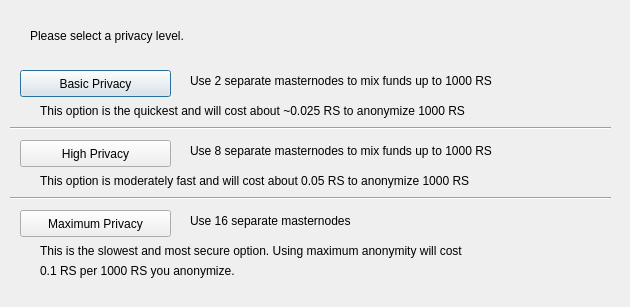
<?xml version="1.0" encoding="UTF-8"?>
<ui version="4.0">
 <class>DarksendConfig</class>
 <widget class="QDialog" name="DarksendConfig">
  <property name="geometry">
   <rect>
    <x>0</x>
    <y>0</y>
    <width>630</width>
    <height>307</height>
   </rect>
  </property>
  <property name="windowTitle">
   <string>Configure PrivateSend</string>
  </property>
  <widget class="QPushButton" name="buttonBasic">
   <property name="geometry">
    <rect>
     <x>20</x>
     <y>70</y>
     <width>151</width>
     <height>27</height>
    </rect>
   </property>
   <property name="text">
    <string>Basic Privacy</string>
   </property>
  </widget>
  <widget class="QPushButton" name="buttonHigh">
   <property name="geometry">
    <rect>
     <x>20</x>
     <y>140</y>
     <width>151</width>
     <height>27</height>
    </rect>
   </property>
   <property name="text">
    <string>High Privacy</string>
   </property>
  </widget>
  <widget class="QPushButton" name="buttonMax">
   <property name="geometry">
    <rect>
     <x>20</x>
     <y>210</y>
     <width>151</width>
     <height>27</height>
    </rect>
   </property>
   <property name="text">
    <string>Maximum Privacy</string>
   </property>
  </widget>
  <widget class="QLabel" name="label">
   <property name="geometry">
    <rect>
     <x>30</x>
     <y>20</y>
     <width>571</width>
     <height>31</height>
    </rect>
   </property>
   <property name="text">
    <string>Please select a privacy level.</string>
   </property>
  </widget>
  <widget class="QLabel" name="label_2">
   <property name="geometry">
    <rect>
     <x>190</x>
     <y>70</y>
     <width>421</width>
     <height>21</height>
    </rect>
   </property>
   <property name="text">
    <string>Use 2 separate masternodes to mix funds up to 1000 RS</string>
   </property>
  </widget>
  <widget class="QLabel" name="label_3">
   <property name="geometry">
    <rect>
     <x>190</x>
     <y>140</y>
     <width>411</width>
     <height>21</height>
    </rect>
   </property>
   <property name="text">
    <string>Use 8 separate masternodes to mix funds up to 1000 RS</string>
   </property>
  </widget>
  <widget class="QLabel" name="label_4">
   <property name="geometry">
    <rect>
     <x>190</x>
     <y>210</y>
     <width>421</width>
     <height>21</height>
    </rect>
   </property>
   <property name="text">
    <string>Use 16 separate masternodes</string>
   </property>
  </widget>
  <widget class="QLabel" name="label_6">
   <property name="geometry">
    <rect>
     <x>40</x>
     <y>100</y>
     <width>561</width>
     <height>21</height>
    </rect>
   </property>
   <property name="text">
    <string>This option is the quickest and will cost about ~0.025 RS to anonymize 1000 RS</string>
   </property>
  </widget>
  <widget class="QLabel" name="label_7">
   <property name="geometry">
    <rect>
     <x>40</x>
     <y>170</y>
     <width>561</width>
     <height>21</height>
    </rect>
   </property>
   <property name="text">
    <string>This option is moderately fast and will cost about 0.05 RS to anonymize 1000 RS</string>
   </property>
  </widget>
  <widget class="QLabel" name="label_8">
   <property name="geometry">
    <rect>
     <x>40</x>
     <y>240</y>
     <width>561</width>
     <height>21</height>
    </rect>
   </property>
   <property name="text">
    <string>This is the slowest and most secure option. Using maximum anonymity will cost</string>
   </property>
  </widget>
  <widget class="QLabel" name="label_9">
   <property name="geometry">
    <rect>
     <x>40</x>
     <y>260</y>
     <width>561</width>
     <height>21</height>
    </rect>
   </property>
   <property name="text">
    <string>0.1 RS per 1000 RS you anonymize.</string>
   </property>
  </widget>
  <widget class="Line" name="line">
   <property name="geometry">
    <rect>
     <x>10</x>
     <y>120</y>
     <width>601</width>
     <height>16</height>
    </rect>
   </property>
   <property name="orientation">
    <enum>Qt::Horizontal</enum>
   </property>
  </widget>
  <widget class="Line" name="line_2">
   <property name="geometry">
    <rect>
     <x>10</x>
     <y>190</y>
     <width>601</width>
     <height>16</height>
    </rect>
   </property>
   <property name="orientation">
    <enum>Qt::Horizontal</enum>
   </property>
  </widget>
 </widget>
 <resources/>
 <connections/>
</ui>
